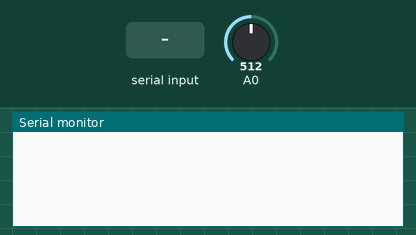
Simulated run of this sketch. Board: Arduino Uno, built with avr-gcc and run on an emulated ATmega328P. On the bench: the last lines printed to the serial monitor. Inputs (shaded band) come from the test bench; at power-on: A0 = 512.

Above: at 1.4 s.
1.5 s: "1" received over Serial
At 2.1 s:
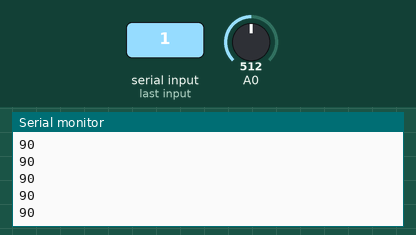
3.4 s: A0 set to 716
At 4.0 s:
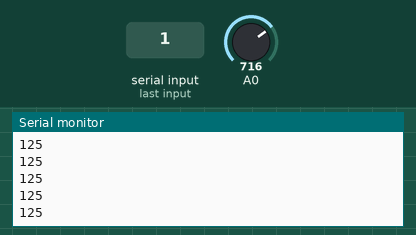
4.9 s: A0 set to 900
At 5.7 s:
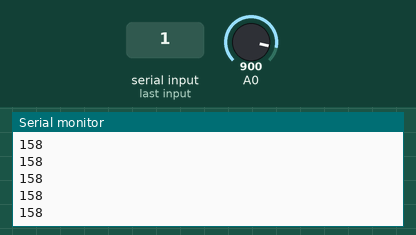
Timing chart, 0 to 7.9 s (numbered marks = the images above; inputs shaded):
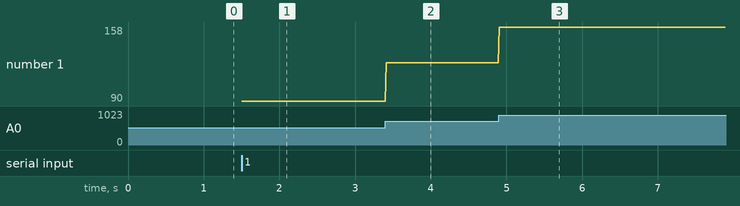

The sketch:

sendangle.ino
```cpp
void setup()
{
  // start serial port at 9600 bps:
  Serial.begin(9600);
  //Serial.println("Arduino Initialized");
  delay(200);

}
int output;
int degree;
int val;


void loop()
{
  degree =0;
  if (Serial.available() > 0)
  {
    while(1)
    {

      val = analogRead(A0);
      degree = val*(180/1023.0);
      Serial.println(degree);
      delay(10);
    }
  }

}
```

Measured:
- after the input at 1.5 s, the serial monitor: prints a new line at once (image 1)
- after the input at 3.4 s, the serial monitor: prints a new line at once (image 2)
- after the input at 4.9 s, the serial monitor: prints a new line at once (image 3)
- plotted number 1: 90 → 125 after the input at 3.4 s, 125 → 158 after the input at 4.9 s
